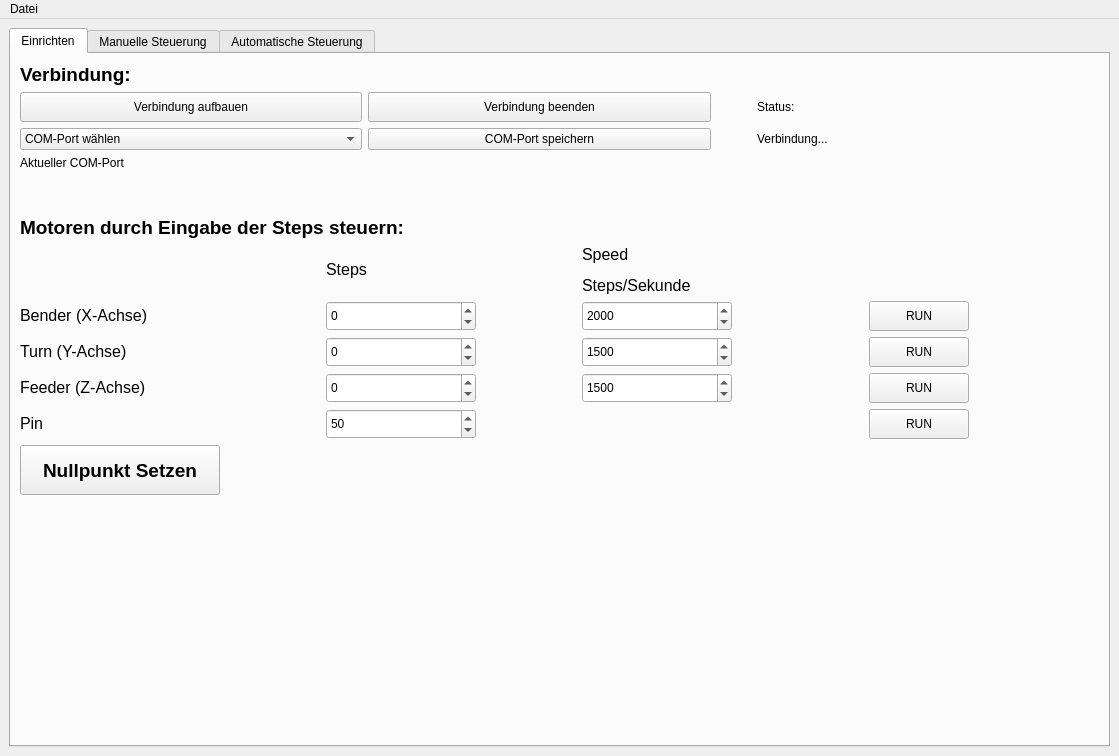
<?xml version="1.0" encoding="UTF-8"?>
<ui version="4.0">
 <class>MainWindow</class>
 <widget class="QMainWindow" name="MainWindow">
  <property name="geometry">
   <rect>
    <x>0</x>
    <y>0</y>
    <width>1119</width>
    <height>756</height>
   </rect>
  </property>
  <property name="windowTitle">
   <string>MainWindow</string>
  </property>
  <widget class="QWidget" name="centralwidget">
   <layout class="QGridLayout" name="gridLayout_8">
    <item row="0" column="0">
     <widget class="QTabWidget" name="tabWidget">
      <property name="currentIndex">
       <number>0</number>
      </property>
      <widget class="QWidget" name="tab_einrichten">
       <property name="focusPolicy">
        <enum>Qt::TabFocus</enum>
       </property>
       <attribute name="title">
        <string>Einrichten</string>
       </attribute>
       <layout class="QVBoxLayout" name="verticalLayout">
        <item>
         <widget class="QLabel" name="label_titel_connection">
          <property name="font">
           <font>
            <pointsize>14</pointsize>
            <bold>true</bold>
           </font>
          </property>
          <property name="text">
           <string>Verbindung:</string>
          </property>
         </widget>
        </item>
        <item>
         <layout class="QGridLayout" name="gridLayout_connection">
          <item row="1" column="1">
           <widget class="QPushButton" name="pushButton_COM_save">
            <property name="text">
             <string>COM-Port speichern</string>
            </property>
           </widget>
          </item>
          <item row="0" column="2">
           <spacer name="horizontalSpacer">
            <property name="orientation">
             <enum>Qt::Horizontal</enum>
            </property>
            <property name="sizeType">
             <enum>QSizePolicy::Fixed</enum>
            </property>
            <property name="sizeHint" stdset="0">
             <size>
              <width>40</width>
              <height>20</height>
             </size>
            </property>
           </spacer>
          </item>
          <item row="0" column="1">
           <widget class="QPushButton" name="button_end_connection">
            <property name="minimumSize">
             <size>
              <width>0</width>
              <height>30</height>
             </size>
            </property>
            <property name="text">
             <string>Verbindung beenden</string>
            </property>
           </widget>
          </item>
          <item row="0" column="3">
           <widget class="QLabel" name="Text_Status">
            <property name="sizePolicy">
             <sizepolicy hsizetype="Minimum" vsizetype="Preferred">
              <horstretch>0</horstretch>
              <verstretch>0</verstretch>
             </sizepolicy>
            </property>
            <property name="minimumSize">
             <size>
              <width>200</width>
              <height>0</height>
             </size>
            </property>
            <property name="text">
             <string>Status:</string>
            </property>
           </widget>
          </item>
          <item row="1" column="3">
           <widget class="QLabel" name="out_status_connection">
            <property name="text">
             <string>Verbindung... </string>
            </property>
           </widget>
          </item>
          <item row="0" column="0">
           <widget class="QPushButton" name="button_build_connection">
            <property name="minimumSize">
             <size>
              <width>0</width>
              <height>30</height>
             </size>
            </property>
            <property name="text">
             <string>Verbindung aufbauen</string>
            </property>
           </widget>
          </item>
          <item row="1" column="0">
           <widget class="QComboBox" name="comboBox_com_port">
            <property name="currentText">
             <string>COM-Port wählen</string>
            </property>
            <item>
             <property name="text">
              <string>COM-Port wählen</string>
             </property>
            </item>
            <item>
             <property name="text">
              <string>COM1</string>
             </property>
            </item>
            <item>
             <property name="text">
              <string>COM2</string>
             </property>
            </item>
            <item>
             <property name="text">
              <string>COM3</string>
             </property>
            </item>
            <item>
             <property name="text">
              <string>COM4</string>
             </property>
            </item>
            <item>
             <property name="text">
              <string>COM5</string>
             </property>
            </item>
            <item>
             <property name="text">
              <string>COM6</string>
             </property>
            </item>
            <item>
             <property name="text">
              <string>COM7</string>
             </property>
            </item>
            <item>
             <property name="text">
              <string>COM8</string>
             </property>
            </item>
            <item>
             <property name="text">
              <string>COM9</string>
             </property>
            </item>
           </widget>
          </item>
          <item row="2" column="0">
           <widget class="QLabel" name="label_port">
            <property name="text">
             <string>Aktueller COM-Port</string>
            </property>
           </widget>
          </item>
         </layout>
        </item>
        <item>
         <spacer name="verticalSpacer">
          <property name="orientation">
           <enum>Qt::Vertical</enum>
          </property>
          <property name="sizeType">
           <enum>QSizePolicy::Minimum</enum>
          </property>
          <property name="sizeHint" stdset="0">
           <size>
            <width>20</width>
            <height>40</height>
           </size>
          </property>
         </spacer>
        </item>
        <item>
         <widget class="QLabel" name="label_titel_steps">
          <property name="font">
           <font>
            <pointsize>14</pointsize>
            <bold>true</bold>
           </font>
          </property>
          <property name="text">
           <string>Motoren durch Eingabe der Steps steuern:</string>
          </property>
         </widget>
        </item>
        <item>
         <layout class="QGridLayout" name="gridLayout_steps">
          <item row="1" column="4">
           <spacer name="horizontalSpacer_5">
            <property name="orientation">
             <enum>Qt::Horizontal</enum>
            </property>
            <property name="sizeType">
             <enum>QSizePolicy::Minimum</enum>
            </property>
            <property name="sizeHint" stdset="0">
             <size>
              <width>100</width>
              <height>20</height>
             </size>
            </property>
           </spacer>
          </item>
          <item row="1" column="3">
           <widget class="QSpinBox" name="spinBox_einrichten_xaxis">
            <property name="minimumSize">
             <size>
              <width>150</width>
              <height>30</height>
             </size>
            </property>
            <property name="toolTip">
             <string>&lt;html&gt;&lt;head/&gt;&lt;body&gt;&lt;p&gt;Min: -10.286, Max: 10.286&lt;/p&gt;&lt;p&gt;Eine Umdrehung: 10286&lt;/p&gt;&lt;/body&gt;&lt;/html&gt;</string>
            </property>
            <property name="minimum">
             <number>-10286</number>
            </property>
            <property name="maximum">
             <number>10286</number>
            </property>
            <property name="singleStep">
             <number>100</number>
            </property>
           </widget>
          </item>
          <item row="2" column="5">
           <widget class="QSpinBox" name="spinBox_einrichten_yaxis_speed">
            <property name="minimumSize">
             <size>
              <width>150</width>
              <height>30</height>
             </size>
            </property>
            <property name="maximum">
             <number>5000</number>
            </property>
            <property name="singleStep">
             <number>100</number>
            </property>
            <property name="value">
             <number>1500</number>
            </property>
           </widget>
          </item>
          <item row="3" column="5">
           <widget class="QSpinBox" name="spinBox_einrichten_zaxis_speed">
            <property name="minimumSize">
             <size>
              <width>150</width>
              <height>30</height>
             </size>
            </property>
            <property name="maximum">
             <number>5000</number>
            </property>
            <property name="singleStep">
             <number>100</number>
            </property>
            <property name="value">
             <number>1500</number>
            </property>
           </widget>
          </item>
          <item row="1" column="5">
           <widget class="QSpinBox" name="spinBox_einrichten_xaxis_speed">
            <property name="minimumSize">
             <size>
              <width>150</width>
              <height>30</height>
             </size>
            </property>
            <property name="maximum">
             <number>6000</number>
            </property>
            <property name="singleStep">
             <number>100</number>
            </property>
            <property name="value">
             <number>2000</number>
            </property>
           </widget>
          </item>
          <item row="2" column="7">
           <widget class="QPushButton" name="pushButton_einrichten_run_yaxis">
            <property name="sizePolicy">
             <sizepolicy hsizetype="Minimum" vsizetype="Minimum">
              <horstretch>0</horstretch>
              <verstretch>0</verstretch>
             </sizepolicy>
            </property>
            <property name="minimumSize">
             <size>
              <width>100</width>
              <height>30</height>
             </size>
            </property>
            <property name="text">
             <string>RUN</string>
            </property>
           </widget>
          </item>
          <item row="1" column="7">
           <widget class="QPushButton" name="pushButton_einrichten_run_xaxis">
            <property name="sizePolicy">
             <sizepolicy hsizetype="Minimum" vsizetype="Minimum">
              <horstretch>0</horstretch>
              <verstretch>0</verstretch>
             </sizepolicy>
            </property>
            <property name="minimumSize">
             <size>
              <width>100</width>
              <height>30</height>
             </size>
            </property>
            <property name="text">
             <string>RUN</string>
            </property>
           </widget>
          </item>
          <item row="1" column="8">
           <spacer name="horizontalSpacer_4">
            <property name="orientation">
             <enum>Qt::Horizontal</enum>
            </property>
            <property name="sizeHint" stdset="0">
             <size>
              <width>40</width>
              <height>20</height>
             </size>
            </property>
           </spacer>
          </item>
          <item row="4" column="7">
           <widget class="QPushButton" name="pushButton_einrichten_run_paxis">
            <property name="sizePolicy">
             <sizepolicy hsizetype="Minimum" vsizetype="Minimum">
              <horstretch>0</horstretch>
              <verstretch>0</verstretch>
             </sizepolicy>
            </property>
            <property name="minimumSize">
             <size>
              <width>100</width>
              <height>30</height>
             </size>
            </property>
            <property name="text">
             <string>RUN</string>
            </property>
           </widget>
          </item>
          <item row="4" column="1">
           <widget class="QLabel" name="label_paxis">
            <property name="text">
             <string>&lt;html&gt;&lt;head/&gt;&lt;body&gt;&lt;p&gt;&lt;span style=&quot; font-size:12pt;&quot;&gt;Pin&lt;/span&gt;&lt;/p&gt;&lt;/body&gt;&lt;/html&gt;</string>
            </property>
           </widget>
          </item>
          <item row="5" column="1">
           <widget class="QPushButton" name="pushButton_point_zero">
            <property name="minimumSize">
             <size>
              <width>200</width>
              <height>50</height>
             </size>
            </property>
            <property name="font">
             <font>
              <pointsize>14</pointsize>
              <bold>true</bold>
             </font>
            </property>
            <property name="text">
             <string>Nullpunkt Setzen</string>
            </property>
           </widget>
          </item>
          <item row="2" column="1">
           <widget class="QLabel" name="label_yaxis">
            <property name="text">
             <string>&lt;html&gt;&lt;head/&gt;&lt;body&gt;&lt;p&gt;&lt;span style=&quot; font-size:12pt;&quot;&gt;Turn (Y-Achse)&lt;/span&gt;&lt;/p&gt;&lt;/body&gt;&lt;/html&gt;</string>
            </property>
           </widget>
          </item>
          <item row="3" column="3">
           <widget class="QSpinBox" name="spinBox_einrichten_zaxis">
            <property name="minimumSize">
             <size>
              <width>150</width>
              <height>30</height>
             </size>
            </property>
            <property name="toolTip">
             <string>&lt;html&gt;&lt;head/&gt;&lt;body&gt;&lt;p&gt;Min: -20.000, Max: 20.000 &lt;/p&gt;&lt;p&gt;Eine Umdrehung: 1028&lt;/p&gt;&lt;/body&gt;&lt;/html&gt;</string>
            </property>
            <property name="minimum">
             <number>-20000</number>
            </property>
            <property name="maximum">
             <number>20000</number>
            </property>
            <property name="singleStep">
             <number>100</number>
            </property>
           </widget>
          </item>
          <item row="1" column="2">
           <spacer name="horizontalSpacer_3">
            <property name="orientation">
             <enum>Qt::Horizontal</enum>
            </property>
            <property name="sizeType">
             <enum>QSizePolicy::Minimum</enum>
            </property>
            <property name="sizeHint" stdset="0">
             <size>
              <width>100</width>
              <height>20</height>
             </size>
            </property>
           </spacer>
          </item>
          <item row="3" column="7">
           <widget class="QPushButton" name="pushButton_einrichten_run_zaxis">
            <property name="sizePolicy">
             <sizepolicy hsizetype="Minimum" vsizetype="Minimum">
              <horstretch>0</horstretch>
              <verstretch>0</verstretch>
             </sizepolicy>
            </property>
            <property name="minimumSize">
             <size>
              <width>100</width>
              <height>30</height>
             </size>
            </property>
            <property name="text">
             <string>RUN</string>
            </property>
           </widget>
          </item>
          <item row="1" column="6">
           <spacer name="horizontalSpacer_2">
            <property name="orientation">
             <enum>Qt::Horizontal</enum>
            </property>
            <property name="sizeType">
             <enum>QSizePolicy::MinimumExpanding</enum>
            </property>
            <property name="sizeHint" stdset="0">
             <size>
              <width>100</width>
              <height>20</height>
             </size>
            </property>
           </spacer>
          </item>
          <item row="3" column="1">
           <widget class="QLabel" name="label_zaxis">
            <property name="text">
             <string>&lt;html&gt;&lt;head/&gt;&lt;body&gt;&lt;p&gt;&lt;span style=&quot; font-size:12pt;&quot;&gt;Feeder (Z-Achse)&lt;/span&gt;&lt;/p&gt;&lt;/body&gt;&lt;/html&gt;</string>
            </property>
           </widget>
          </item>
          <item row="1" column="1">
           <widget class="QLabel" name="label_xaxis">
            <property name="text">
             <string>&lt;html&gt;&lt;head/&gt;&lt;body&gt;&lt;p&gt;&lt;span style=&quot; font-size:12pt;&quot;&gt;Bender (X-Achse)&lt;/span&gt;&lt;/p&gt;&lt;/body&gt;&lt;/html&gt;</string>
            </property>
           </widget>
          </item>
          <item row="0" column="3">
           <widget class="QLabel" name="label_xaxis_2">
            <property name="text">
             <string>&lt;html&gt;&lt;head/&gt;&lt;body&gt;&lt;p&gt;&lt;span style=&quot; font-size:12pt;&quot;&gt;Steps&lt;/span&gt;&lt;/p&gt;&lt;/body&gt;&lt;/html&gt;</string>
            </property>
           </widget>
          </item>
          <item row="0" column="5">
           <widget class="QLabel" name="label_xaxis_3">
            <property name="text">
             <string>&lt;html&gt;&lt;head/&gt;&lt;body&gt;&lt;p&gt;&lt;span style=&quot; font-size:12pt;&quot;&gt;Speed&lt;/span&gt;&lt;/p&gt;&lt;p&gt;&lt;span style=&quot; font-size:12pt;&quot;&gt;Steps/Sekunde&lt;/span&gt;&lt;/p&gt;&lt;/body&gt;&lt;/html&gt;</string>
            </property>
           </widget>
          </item>
          <item row="4" column="3">
           <widget class="QSpinBox" name="spinBox_einrichten_paxis">
            <property name="minimumSize">
             <size>
              <width>150</width>
              <height>30</height>
             </size>
            </property>
            <property name="toolTip">
             <string>&lt;html&gt;&lt;head/&gt;&lt;body&gt;&lt;p&gt;Min: 0, Max: 180&lt;/p&gt;&lt;p&gt;Unten: 50&lt;/p&gt;&lt;p&gt;Oben: 160&lt;/p&gt;&lt;/body&gt;&lt;/html&gt;</string>
            </property>
            <property name="maximum">
             <number>180</number>
            </property>
            <property name="singleStep">
             <number>5</number>
            </property>
            <property name="value">
             <number>50</number>
            </property>
           </widget>
          </item>
          <item row="2" column="3">
           <widget class="QSpinBox" name="spinBox_einrichten_yaxis">
            <property name="minimumSize">
             <size>
              <width>150</width>
              <height>30</height>
             </size>
            </property>
            <property name="toolTip">
             <string>&lt;html&gt;&lt;head/&gt;&lt;body&gt;&lt;p&gt;Min: -10.700, Max: 10.700 &lt;/p&gt;&lt;p&gt;Eine Umdrehung: 10700&lt;/p&gt;&lt;/body&gt;&lt;/html&gt;</string>
            </property>
            <property name="minimum">
             <number>-10700</number>
            </property>
            <property name="maximum">
             <number>10700</number>
            </property>
            <property name="singleStep">
             <number>10</number>
            </property>
           </widget>
          </item>
         </layout>
        </item>
        <item>
         <spacer name="verticalSpacer_4">
          <property name="orientation">
           <enum>Qt::Vertical</enum>
          </property>
          <property name="sizeHint" stdset="0">
           <size>
            <width>20</width>
            <height>40</height>
           </size>
          </property>
         </spacer>
        </item>
       </layout>
      </widget>
      <widget class="QWidget" name="manuell">
       <attribute name="title">
        <string>Manuelle Steuerung</string>
       </attribute>
       <layout class="QVBoxLayout" name="verticalLayout_2">
        <item>
         <widget class="QGroupBox" name="groupBox_manuell">
          <property name="title">
           <string>Manuell</string>
          </property>
          <layout class="QGridLayout" name="gridLayout_7">
           <item row="0" column="4">
            <layout class="QGridLayout" name="gridLayout_paxis">
             <item row="0" column="0">
              <widget class="QLabel" name="text_paxis">
               <property name="text">
                <string>Pin</string>
               </property>
               <property name="alignment">
                <set>Qt::AlignCenter</set>
               </property>
              </widget>
             </item>
             <item row="1" column="0">
              <widget class="QSpinBox" name="spinBox_paxis">
               <property name="minimum">
                <number>-100</number>
               </property>
               <property name="maximum">
                <number>100</number>
               </property>
              </widget>
             </item>
             <item row="2" column="0">
              <widget class="QSlider" name="verticalSlider_paxis">
               <property name="autoFillBackground">
                <bool>false</bool>
               </property>
               <property name="minimum">
                <number>0</number>
               </property>
               <property name="maximum">
                <number>1</number>
               </property>
               <property name="orientation">
                <enum>Qt::Vertical</enum>
               </property>
              </widget>
             </item>
            </layout>
           </item>
           <item row="1" column="0">
            <spacer name="verticalSpacer_3">
             <property name="orientation">
              <enum>Qt::Vertical</enum>
             </property>
             <property name="sizeType">
              <enum>QSizePolicy::Minimum</enum>
             </property>
             <property name="sizeHint" stdset="0">
              <size>
               <width>0</width>
               <height>50</height>
              </size>
             </property>
            </spacer>
           </item>
           <item row="1" column="2" colspan="2">
            <widget class="QPushButton" name="button_send_manual">
             <property name="sizePolicy">
              <sizepolicy hsizetype="Minimum" vsizetype="Maximum">
               <horstretch>0</horstretch>
               <verstretch>0</verstretch>
              </sizepolicy>
             </property>
             <property name="minimumSize">
              <size>
               <width>0</width>
               <height>50</height>
              </size>
             </property>
             <property name="font">
              <font>
               <pointsize>14</pointsize>
               <bold>true</bold>
              </font>
             </property>
             <property name="text">
              <string>RUN</string>
             </property>
            </widget>
           </item>
           <item row="0" column="2">
            <layout class="QGridLayout" name="gridLayout_zaxis">
             <item row="0" column="0">
              <widget class="QLabel" name="text_yaxis">
               <property name="text">
                <string>Turn (Y-Achse)</string>
               </property>
               <property name="alignment">
                <set>Qt::AlignCenter</set>
               </property>
              </widget>
             </item>
             <item row="1" column="0">
              <widget class="QSpinBox" name="spinBox_yaxis">
               <property name="minimum">
                <number>-10700</number>
               </property>
               <property name="maximum">
                <number>10700</number>
               </property>
              </widget>
             </item>
             <item row="2" column="0">
              <widget class="QSlider" name="verticalSlider_yaxis">
               <property name="autoFillBackground">
                <bool>false</bool>
               </property>
               <property name="minimum">
                <number>-10700</number>
               </property>
               <property name="maximum">
                <number>10700</number>
               </property>
               <property name="orientation">
                <enum>Qt::Vertical</enum>
               </property>
              </widget>
             </item>
            </layout>
           </item>
           <item row="0" column="3">
            <layout class="QGridLayout" name="gridLayout_yaxis">
             <item row="1" column="0">
              <widget class="QSpinBox" name="spinBox_zaxis">
               <property name="minimum">
                <number>-20000</number>
               </property>
               <property name="maximum">
                <number>20000</number>
               </property>
              </widget>
             </item>
             <item row="0" column="0">
              <widget class="QLabel" name="text_zaxis">
               <property name="text">
                <string>Feeder (Z-Achse)</string>
               </property>
               <property name="alignment">
                <set>Qt::AlignCenter</set>
               </property>
              </widget>
             </item>
             <item row="2" column="0">
              <widget class="QSlider" name="verticalSlider_zaxis">
               <property name="autoFillBackground">
                <bool>false</bool>
               </property>
               <property name="minimum">
                <number>-20000</number>
               </property>
               <property name="maximum">
                <number>20000</number>
               </property>
               <property name="orientation">
                <enum>Qt::Vertical</enum>
               </property>
              </widget>
             </item>
            </layout>
           </item>
           <item row="0" column="0">
            <layout class="QGridLayout" name="gridLayout_xaxis">
             <item row="0" column="0">
              <widget class="QLabel" name="text_xaxis">
               <property name="text">
                <string>Bender (X-Achse)</string>
               </property>
               <property name="alignment">
                <set>Qt::AlignCenter</set>
               </property>
              </widget>
             </item>
             <item row="2" column="0">
              <widget class="QSlider" name="verticalSlider_xaxis">
               <property name="autoFillBackground">
                <bool>false</bool>
               </property>
               <property name="minimum">
                <number>-4000</number>
               </property>
               <property name="maximum">
                <number>4000</number>
               </property>
               <property name="orientation">
                <enum>Qt::Vertical</enum>
               </property>
              </widget>
             </item>
             <item row="1" column="0">
              <widget class="QSpinBox" name="spinBox_xaxis">
               <property name="minimum">
                <number>-4000</number>
               </property>
               <property name="maximum">
                <number>4000</number>
               </property>
              </widget>
             </item>
            </layout>
           </item>
          </layout>
         </widget>
        </item>
       </layout>
      </widget>
      <widget class="QWidget" name="automatic">
       <attribute name="title">
        <string>Automatische Steuerung</string>
       </attribute>
       <layout class="QVBoxLayout" name="verticalLayout_3">
        <item>
         <widget class="QGroupBox" name="groupBox_automatic">
          <property name="title">
           <string>Automatik</string>
          </property>
          <layout class="QGridLayout" name="gridLayout_6">
           <item row="7" column="0">
            <spacer name="verticalSpacer_8">
             <property name="orientation">
              <enum>Qt::Vertical</enum>
             </property>
             <property name="sizeType">
              <enum>QSizePolicy::Maximum</enum>
             </property>
             <property name="sizeHint" stdset="0">
              <size>
               <width>20</width>
               <height>40</height>
              </size>
             </property>
            </spacer>
           </item>
           <item row="0" column="4">
            <spacer name="horizontalSpacer_6">
             <property name="orientation">
              <enum>Qt::Horizontal</enum>
             </property>
             <property name="sizeHint" stdset="0">
              <size>
               <width>40</width>
               <height>20</height>
              </size>
             </property>
            </spacer>
           </item>
           <item row="5" column="0">
            <widget class="QLabel" name="text_last_gcode">
             <property name="text">
              <string>&lt;html&gt;&lt;head/&gt;&lt;body&gt;&lt;p&gt;&lt;span style=&quot; font-weight:600;&quot;&gt;Letzte GCode Zeilen:&lt;/span&gt;&lt;/p&gt;&lt;/body&gt;&lt;/html&gt;</string>
             </property>
            </widget>
           </item>
           <item row="14" column="0">
            <spacer name="verticalSpacer_2">
             <property name="orientation">
              <enum>Qt::Vertical</enum>
             </property>
             <property name="sizeType">
              <enum>QSizePolicy::MinimumExpanding</enum>
             </property>
             <property name="sizeHint" stdset="0">
              <size>
               <width>20</width>
               <height>40</height>
              </size>
             </property>
            </spacer>
           </item>
           <item row="0" column="1">
            <widget class="QLabel" name="out_status_gcode">
             <property name="minimumSize">
              <size>
               <width>200</width>
               <height>0</height>
              </size>
             </property>
             <property name="text">
              <string>GCode nicht geladen</string>
             </property>
            </widget>
           </item>
           <item row="9" column="0">
            <widget class="QLabel" name="text_next_gcode">
             <property name="text">
              <string>&lt;html&gt;&lt;head/&gt;&lt;body&gt;&lt;p&gt;&lt;span style=&quot; font-weight:600;&quot;&gt;Aktuelle GCode Zeile:&lt;/span&gt;&lt;/p&gt;&lt;/body&gt;&lt;/html&gt;</string>
             </property>
            </widget>
           </item>
           <item row="11" column="0">
            <spacer name="verticalSpacer_9">
             <property name="orientation">
              <enum>Qt::Vertical</enum>
             </property>
             <property name="sizeType">
              <enum>QSizePolicy::Maximum</enum>
             </property>
             <property name="sizeHint" stdset="0">
              <size>
               <width>20</width>
               <height>40</height>
              </size>
             </property>
            </spacer>
           </item>
           <item row="3" column="0">
            <widget class="QPushButton" name="pushButton_automatic_run">
             <property name="minimumSize">
              <size>
               <width>200</width>
               <height>50</height>
              </size>
             </property>
             <property name="font">
              <font>
               <pointsize>14</pointsize>
               <bold>true</bold>
              </font>
             </property>
             <property name="text">
              <string>Run</string>
             </property>
            </widget>
           </item>
           <item row="0" column="0" rowspan="2">
            <widget class="QLabel" name="text_status_gcode">
             <property name="text">
              <string>&lt;html&gt;&lt;head/&gt;&lt;body&gt;&lt;p&gt;&lt;span style=&quot; font-weight:600;&quot;&gt;Status&lt;/span&gt;&lt;/p&gt;&lt;/body&gt;&lt;/html&gt;</string>
             </property>
            </widget>
           </item>
           <item row="4" column="0">
            <spacer name="verticalSpacer_5">
             <property name="orientation">
              <enum>Qt::Vertical</enum>
             </property>
             <property name="sizeType">
              <enum>QSizePolicy::Maximum</enum>
             </property>
             <property name="sizeHint" stdset="0">
              <size>
               <width>20</width>
               <height>40</height>
              </size>
             </property>
            </spacer>
           </item>
           <item row="12" column="0">
            <widget class="QLabel" name="text_last_gcode_3">
             <property name="text">
              <string>&lt;html&gt;&lt;head/&gt;&lt;body&gt;&lt;p&gt;&lt;span style=&quot; font-weight:600;&quot;&gt;Nächste GCode Zeilen:&lt;/span&gt;&lt;/p&gt;&lt;/body&gt;&lt;/html&gt;</string>
             </property>
            </widget>
           </item>
           <item row="10" column="0" colspan="3">
            <widget class="QLineEdit" name="out_in_act_gcode">
             <property name="text">
              <string>Load GCode</string>
             </property>
            </widget>
           </item>
           <item row="0" column="2">
            <widget class="QPushButton" name="pushButton_automatic_open_gcode">
             <property name="minimumSize">
              <size>
               <width>100</width>
               <height>0</height>
              </size>
             </property>
             <property name="text">
              <string>Öffne G-Code</string>
             </property>
            </widget>
           </item>
           <item row="13" column="0" colspan="3">
            <widget class="QLabel" name="out_next_gcode">
             <property name="text">
              <string>&lt;html&gt;&lt;head/&gt;&lt;body&gt;&lt;p&gt;Zeile1&lt;/p&gt;&lt;p&gt;Zeile2&lt;/p&gt;&lt;p&gt;Zeile3&lt;/p&gt;&lt;p&gt;Zeile4&lt;/p&gt;&lt;p&gt;Zeile5&lt;/p&gt;&lt;p&gt;&lt;br/&gt;&lt;/p&gt;&lt;/body&gt;&lt;/html&gt;</string>
             </property>
            </widget>
           </item>
           <item row="6" column="0" colspan="3">
            <widget class="QLabel" name="out_last_gcode">
             <property name="text">
              <string>&lt;html&gt;&lt;head/&gt;&lt;body&gt;&lt;p&gt;Zeile1&lt;/p&gt;&lt;p&gt;Zeile2&lt;/p&gt;&lt;p&gt;Zeile3&lt;/p&gt;&lt;p&gt;Zeile4&lt;/p&gt;&lt;p&gt;Zeile5&lt;/p&gt;&lt;p&gt;&lt;br/&gt;&lt;/p&gt;&lt;/body&gt;&lt;/html&gt;</string>
             </property>
             <property name="wordWrap">
              <bool>true</bool>
             </property>
            </widget>
           </item>
           <item row="2" column="0">
            <widget class="QCheckBox" name="checkBox">
             <property name="enabled">
              <bool>true</bool>
             </property>
             <property name="text">
              <string>Schritmodus</string>
             </property>
             <property name="checked">
              <bool>true</bool>
             </property>
            </widget>
           </item>
           <item row="3" column="1">
            <widget class="QPushButton" name="pushButton_next_row">
             <property name="minimumSize">
              <size>
               <width>200</width>
               <height>50</height>
              </size>
             </property>
             <property name="text">
              <string>Next Step</string>
             </property>
            </widget>
           </item>
          </layout>
         </widget>
        </item>
       </layout>
      </widget>
     </widget>
    </item>
   </layout>
  </widget>
  <widget class="QMenuBar" name="menubar">
   <property name="geometry">
    <rect>
     <x>0</x>
     <y>0</y>
     <width>1119</width>
     <height>21</height>
    </rect>
   </property>
   <widget class="QMenu" name="menuDatei">
    <property name="title">
     <string>Datei</string>
    </property>
    <addaction name="actionGCode_laden"/>
    <addaction name="separator"/>
    <addaction name="actionBeenden_2"/>
   </widget>
   <addaction name="menuDatei"/>
  </widget>
  <action name="actionGCode_laden">
   <property name="text">
    <string>GCode laden</string>
   </property>
  </action>
  <action name="actionBeenden_2">
   <property name="text">
    <string>Beenden</string>
   </property>
  </action>
 </widget>
 <tabstops>
  <tabstop>button_build_connection</tabstop>
  <tabstop>spinBox_einrichten_xaxis</tabstop>
  <tabstop>spinBox_einrichten_xaxis_speed</tabstop>
  <tabstop>pushButton_einrichten_run_xaxis</tabstop>
  <tabstop>spinBox_einrichten_yaxis</tabstop>
  <tabstop>spinBox_einrichten_yaxis_speed</tabstop>
  <tabstop>pushButton_einrichten_run_yaxis</tabstop>
  <tabstop>spinBox_einrichten_zaxis</tabstop>
  <tabstop>spinBox_einrichten_zaxis_speed</tabstop>
  <tabstop>pushButton_einrichten_run_zaxis</tabstop>
  <tabstop>spinBox_einrichten_paxis</tabstop>
  <tabstop>pushButton_einrichten_run_paxis</tabstop>
  <tabstop>pushButton_point_zero</tabstop>
  <tabstop>comboBox_com_port</tabstop>
  <tabstop>pushButton_COM_save</tabstop>
  <tabstop>button_end_connection</tabstop>
  <tabstop>tabWidget</tabstop>
  <tabstop>verticalSlider_zaxis</tabstop>
  <tabstop>button_send_manual</tabstop>
  <tabstop>spinBox_yaxis</tabstop>
  <tabstop>verticalSlider_yaxis</tabstop>
  <tabstop>verticalSlider_xaxis</tabstop>
  <tabstop>spinBox_xaxis</tabstop>
  <tabstop>spinBox_zaxis</tabstop>
  <tabstop>spinBox_paxis</tabstop>
  <tabstop>verticalSlider_paxis</tabstop>
  <tabstop>pushButton_automatic_run</tabstop>
  <tabstop>out_in_act_gcode</tabstop>
  <tabstop>pushButton_automatic_open_gcode</tabstop>
  <tabstop>checkBox</tabstop>
  <tabstop>pushButton_next_row</tabstop>
 </tabstops>
 <resources/>
 <connections>
  <connection>
   <sender>spinBox_xaxis</sender>
   <signal>valueChanged(int)</signal>
   <receiver>verticalSlider_xaxis</receiver>
   <slot>setValue(int)</slot>
   <hints>
    <hint type="sourcelabel">
     <x>159</x>
     <y>113</y>
    </hint>
    <hint type="destinationlabel">
     <x>139</x>
     <y>443</y>
    </hint>
   </hints>
  </connection>
  <connection>
   <sender>spinBox_zaxis</sender>
   <signal>valueChanged(int)</signal>
   <receiver>verticalSlider_zaxis</receiver>
   <slot>setValue(int)</slot>
   <hints>
    <hint type="sourcelabel">
     <x>691</x>
     <y>113</y>
    </hint>
    <hint type="destinationlabel">
     <x>676</x>
     <y>443</y>
    </hint>
   </hints>
  </connection>
  <connection>
   <sender>verticalSlider_xaxis</sender>
   <signal>valueChanged(int)</signal>
   <receiver>spinBox_xaxis</receiver>
   <slot>setValue(int)</slot>
   <hints>
    <hint type="sourcelabel">
     <x>139</x>
     <y>443</y>
    </hint>
    <hint type="destinationlabel">
     <x>159</x>
     <y>113</y>
    </hint>
   </hints>
  </connection>
  <connection>
   <sender>verticalSlider_zaxis</sender>
   <signal>valueChanged(int)</signal>
   <receiver>spinBox_zaxis</receiver>
   <slot>setValue(int)</slot>
   <hints>
    <hint type="sourcelabel">
     <x>676</x>
     <y>443</y>
    </hint>
    <hint type="destinationlabel">
     <x>691</x>
     <y>113</y>
    </hint>
   </hints>
  </connection>
  <connection>
   <sender>verticalSlider_paxis</sender>
   <signal>valueChanged(int)</signal>
   <receiver>spinBox_paxis</receiver>
   <slot>setValue(int)</slot>
   <hints>
    <hint type="sourcelabel">
     <x>943</x>
     <y>322</y>
    </hint>
    <hint type="destinationlabel">
     <x>956</x>
     <y>113</y>
    </hint>
   </hints>
  </connection>
  <connection>
   <sender>verticalSlider_yaxis</sender>
   <signal>valueChanged(int)</signal>
   <receiver>spinBox_yaxis</receiver>
   <slot>setValue(int)</slot>
   <hints>
    <hint type="sourcelabel">
     <x>405</x>
     <y>443</y>
    </hint>
    <hint type="destinationlabel">
     <x>425</x>
     <y>113</y>
    </hint>
   </hints>
  </connection>
  <connection>
   <sender>spinBox_paxis</sender>
   <signal>valueChanged(int)</signal>
   <receiver>verticalSlider_paxis</receiver>
   <slot>setValue(int)</slot>
   <hints>
    <hint type="sourcelabel">
     <x>956</x>
     <y>113</y>
    </hint>
    <hint type="destinationlabel">
     <x>943</x>
     <y>322</y>
    </hint>
   </hints>
  </connection>
  <connection>
   <sender>spinBox_yaxis</sender>
   <signal>valueChanged(int)</signal>
   <receiver>verticalSlider_yaxis</receiver>
   <slot>setValue(int)</slot>
   <hints>
    <hint type="sourcelabel">
     <x>425</x>
     <y>113</y>
    </hint>
    <hint type="destinationlabel">
     <x>405</x>
     <y>443</y>
    </hint>
   </hints>
  </connection>
 </connections>
</ui>
